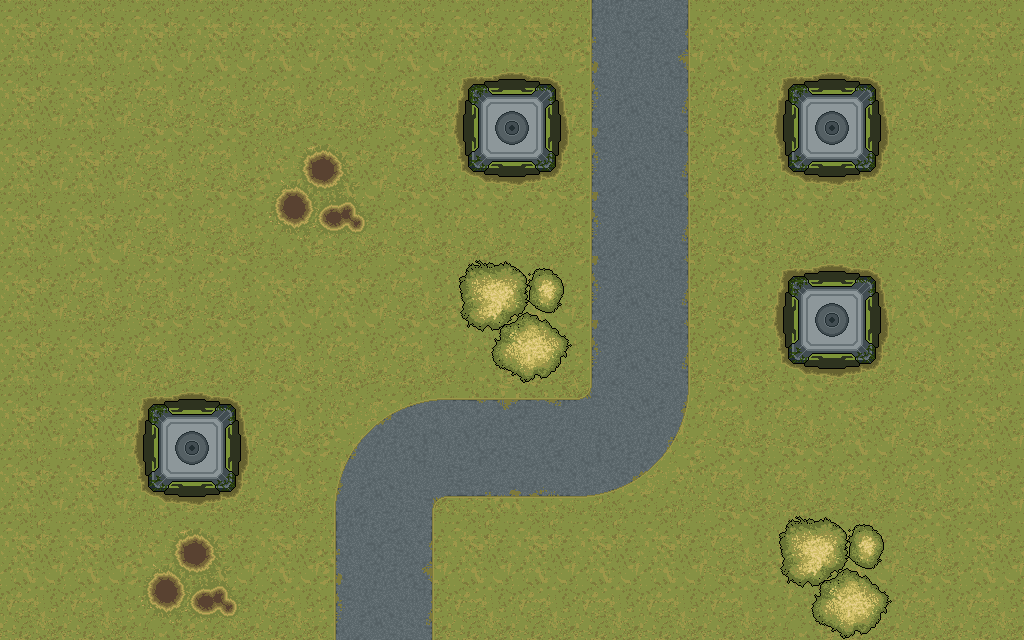

Tiled map render using the project's own tile images. Description and the whole map definition, tile-layer contents included, below:
An orthogonal 16x10 tile map with 64x64 px tiles, 2 tile layers (background, tower), 3 tilesets and 4 objects.

<map version="1.10" tiledversion="1.10.2" orientation="orthogonal" renderorder="right-down" width="16" height="10" tilewidth="64" tileheight="64" infinite="0" nextlayerid="5" nextobjectid="18">
 <tileset firstgid="1" name="terrain" tilewidth="64" tileheight="64" tilecount="140" columns="14">
  <image source="ground_shaker_asset/Terrains/terrain.png" width="896" height="640" />
 </tileset>
 <tileset firstgid="141" name="towers_walls_grass_light_1" tilewidth="64" tileheight="64" tilecount="120" columns="12">
  <image source="ground_shaker_asset/Camo/Towers/towers_walls_grass_light_1.png" width="768" height="640" />
 </tileset>
 <tileset firstgid="261" name="turret_01_mk2" tilewidth="128" tileheight="128" tilecount="8" columns="8">
  <image source="ground_shaker_asset/Camo/Weapons/turret_01_mk2.png" width="1024" height="128" />
 </tileset>
 <layer id="1" name="background" width="16" height="10">
  <data encoding="csv">
30,30,30,30,30,30,30,30,30,35,36,30,30,30,30,30,
30,30,44,44,44,44,44,44,30,49,50,44,30,44,44,30,
30,30,44,44,31,32,44,30,30,49,50,44,30,30,30,30,
30,30,44,44,45,46,44,44,44,49,50,44,44,44,44,30,
30,44,44,44,30,30,44,33,34,49,50,44,44,44,30,30,
30,30,44,44,44,44,44,47,48,49,50,44,44,44,44,30,
30,30,44,44,44,37,38,1610612772,1610612786,3221225524,3221225523,44,44,30,44,30,
30,30,44,44,44,51,52,1610612771,1610612785,3221225510,3221225509,44,44,44,44,30,
30,30,31,32,30,35,36,30,30,30,30,44,33,34,44,30,
44,44,45,46,44,49,50,44,44,44,44,44,47,48,44,44
</data>
 </layer>
 <layer id="2" name="tower" width="16" height="10">
  <data encoding="csv">
0,0,0,0,0,0,0,0,0,0,0,0,0,0,0,0,
0,0,0,0,0,0,0,213,214,0,0,0,213,214,0,0,
0,0,0,0,0,0,0,225,226,0,0,0,225,226,0,0,
0,0,0,0,0,0,0,0,0,0,0,0,0,0,0,0,
0,0,0,0,0,0,0,0,0,0,0,0,213,214,0,0,
0,0,0,0,0,0,0,0,0,0,0,0,225,226,0,0,
0,0,213,214,0,0,0,0,0,0,0,0,0,0,0,0,
0,0,225,226,0,0,0,0,0,0,0,0,0,0,0,0,
0,0,0,0,0,0,0,0,0,0,0,0,0,0,0,0,
0,0,0,0,0,0,0,0,0,0,0,0,0,0,0,0
</data>
 </layer>
 <objectgroup id="4" name="enemy">
  <object id="14" gid="261" x="129" y="511" width="128" height="128" />
  <object id="15" gid="261" x="448" y="191" width="128" height="128" />
  <object id="16" gid="261" x="769" y="191" width="128" height="128" />
  <object id="17" gid="261" x="769" y="384" width="128" height="128" />
 </objectgroup>
</map>
